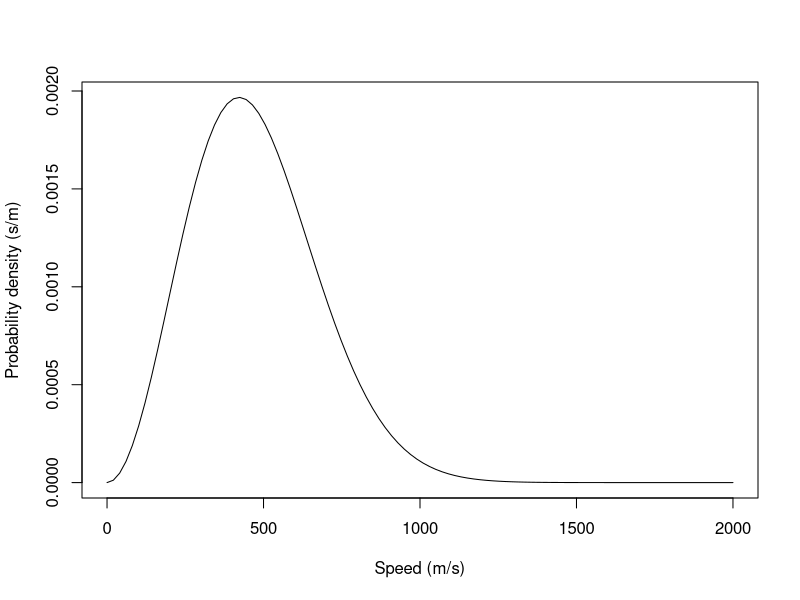

This figure's R source:
# Newton's method for optimization

newton_optimize <- function(g, x0, tol=1e-09, max.iter=100) {
  x = x0  # initial estimate
  g.x = g(x)  # g is the vector with components equal to 0th, 1st and 2nd derivatives
  iter = 0
  while ((abs(g.x[2]) > tol) & (iter < max.iter)) {
    x = x - g.x[2]/g.x[3]
    g.x = g(x)
    iter = iter + 1
  }
  if (iter == max.iter) {
    cat('Algorithm failed to converge. \n')
  } else {
    return(x)
  }
}

# Maximize the Maxwell-Boltzmann distribution for diatomic nitrogen

kB = 1.38064852e-23  # Boltzmann constant
L = 6.022140857e23  # Avagadro constant
R = kB*L  # Gas constant (J/(K*mol))
M.N2 = 2*14.007e-03  # molar mass of diatomic nitrogen (kg/mol)
t = 300  # room temperature (K)
a = sqrt(R*t/M.N2)

maxwell_boltzmann = function(x) {
  if (x < 0) return(c(0, 0, 0))
  if (x == 0) return(c(0, 0, NaN))
  prefactor = sqrt(2/pi)*(1/a^3)*exp(-x^2/(2*a^2))
  return( c(prefactor*x^2,
            prefactor*2*x*(1-x^2/(2*a^2)),
            prefactor*(1/a^4)*(2*a^4 - 5*a^2*x^2 + x^4)) )
}

# The speed probability density function of the speed of diatomic nitrogen N2
# at a temperature of 300K (27C)

v = seq(0, 2000, length=100)
plot(v, sqrt(2/pi)*(1/a^3)*v^2*exp(-v^2/(2*a^2)), type="l", lty=1,
     xlab="Speed (m/s)", ylab="Probability density (s/m)")

# Find the maximum using Newton's method starting from x0=500

x.opt.newton = newton_optimize(maxwell_boltzmann, 500)

# Analytical solution

x.opt = sqrt(2)*a

# Relative error of the approximation

abs(1 - x.opt.newton / x.opt)
